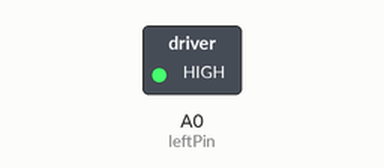
This sketch was run on a simulated Arduino Uno, built with avr-gcc and run on an emulated ATmega328P. Shown: switched loads named in the sketch (green lamp = pin HIGH). At 12.5 s the program stops and its outputs stay as they are.

Above: at 1.5 s.
At 3.5 s:
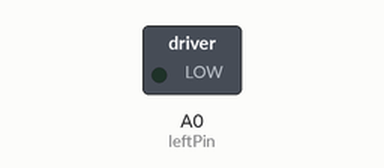
Timing chart, 0 to 5.7 s (numbered marks = the images above):
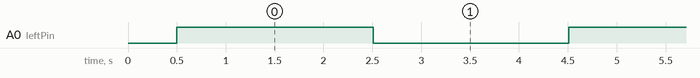

Measured:
- by itself, A0 (leftPin): alternates HIGH for 2.0 s and LOW for 2.0 s, 6 changes in all, then stays LOW

The sketch:

simple_motor_test.ino
```cpp
#include <SoftwareSerial.h>

  // This does not seem to be a problem useing the same rx pin for both
 SoftwareSerial Maestro(3,5); // pin 5 = TX, pin 3 = RX (unused)

int leftPin = A0;
//int rightPin = A1;

int loopCounter = 0;


void setup() {

   Maestro.begin(9600);
    delay(500); // wait for display to boot up
  pinMode(A0, OUTPUT);
  //pinMode(A1, OUTPUT);


}


void loop() {


  digitalWrite(A0, HIGH);
 // digitalWrite(A1, LOW);
  setTarget(2, 1400);
 // setTarget(3, 1400);

  delay(2000);

  digitalWrite(A0, LOW);
  //digitalWrite(A1, HIGH);

  delay(2000);

  loopCounter++;

  if (loopCounter > 2) {
     while(1){}// do nothing forever
  }
}


  //Send a Set Target command to the Maestro.
  //Target is in units of quarter microseconds, so the normal range is 4000 to 8000.
  void setTarget(unsigned char servo, unsigned int target) {
    target = map(target, 1100, 1850, 4000, 8000);
    //target = 2000;
    Maestro.write(0xAA); //start byte
    Maestro.write(0x0C) ; //device id 12
    Maestro.write(0x04); //command number 0x04 = Set Target
    Maestro.write(servo); //servo number
    Maestro.write(target & 0x7F); //target low bits
    Maestro.write((target >> 7) & 0x7F); //target high bits

  }
```
